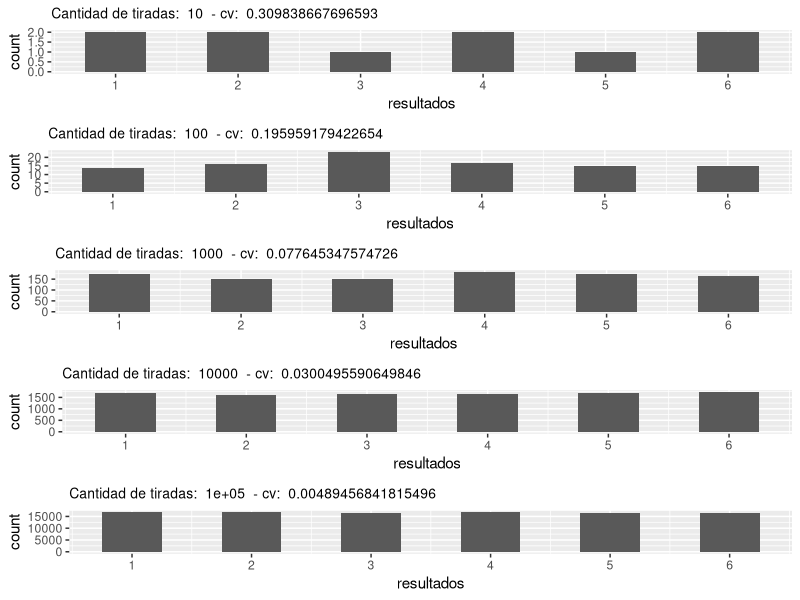
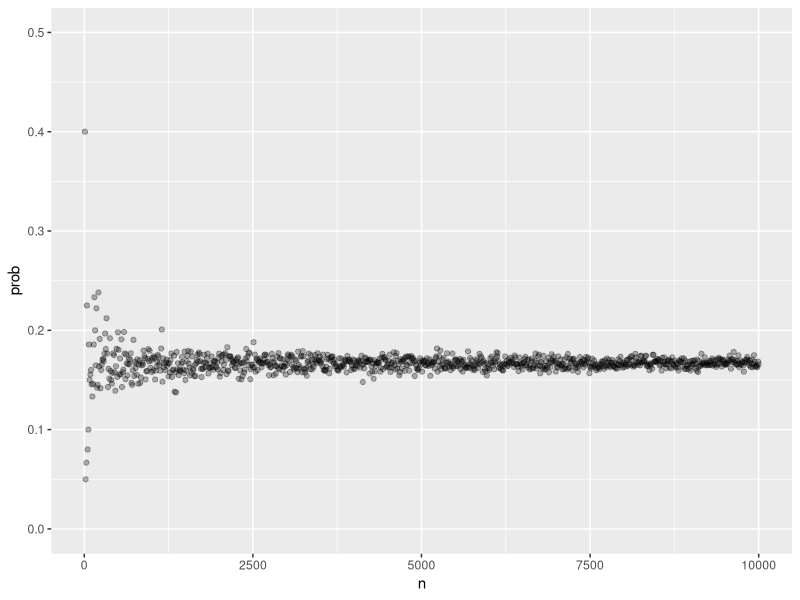
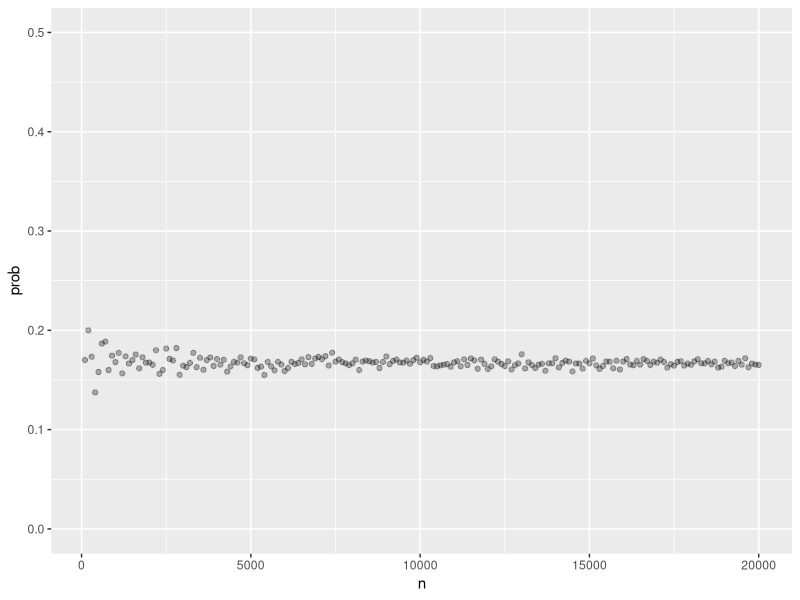
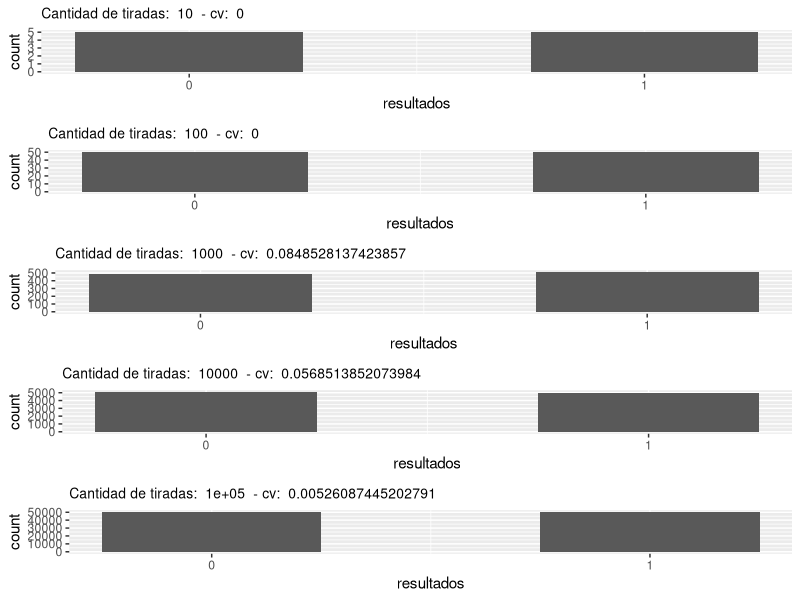
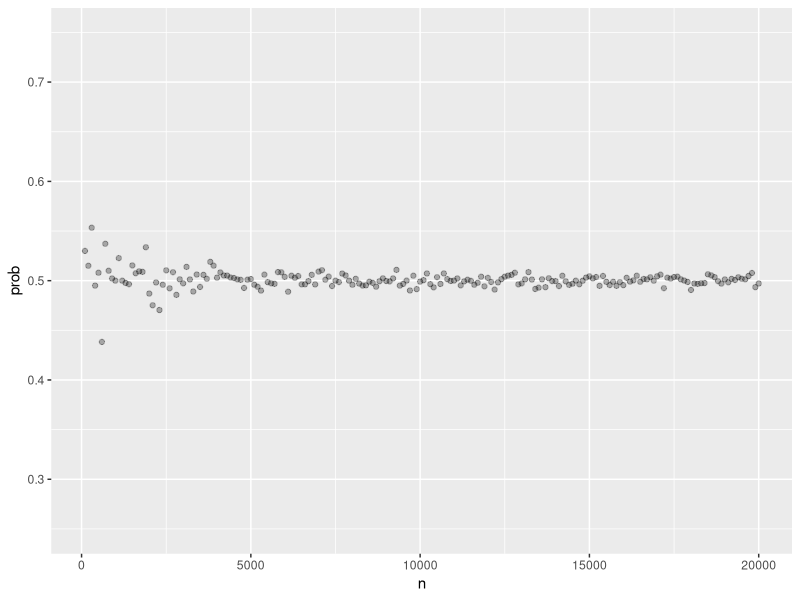

Generate these figures, in order, with R:
## ---- chunk 1
library(tidyverse)
library(ggplot2)
library(gridExtra)
## ---- chunk 2
bolitas <- rep(c("azul", "amarillo", "gris"), times = c(5, 3, 4))

# Solución utilizando simulación de montecarlo, repitiendo el evento 10,000 veces:
resultados <- replicate(10000, {
  sample(bolitas, 1)
  })

prop.table(table(resultados))
# Solución utilizando la función `mean()`:
paste("Cálculo teórico:", mean(bolitas == "azul"))
## ---- chunk 3
bolitas <- rep(c("azul", "amarillo", "gris"), times = c(5, 3, 4))

# Solución utilizando simulación de montecarlo, repitiendo el evento 10,000 veces:
resultados <- replicate(10000, {
  sample(bolitas, 1)
  })
prop.table(table(resultados))
prop.table(table(resultados))[1] + prop.table(table(resultados))[3]

paste("Cálculo teórico:", mean(bolitas != "azul"))
## ---- chunk 4
# Creamos las variables
azul <- 5
amarillo <- 3
gris <- 4

# Calculamos la probabilidad de que la primera bolita sea azul:
p1Azul <- azul / (azul + amarillo + gris)

# Calculamos la probabilidad de que la segunda sea azul:
p2Azul <- (azul - 1) / (azul - 1 + amarillo + gris)

# Calculamos el complemento porque piden que la segunda NO sea azul:
p2NoAzul <- 1 - p2Azul

# Calculamos lo que nos piden:
p1Azul * p2NoAzul
## ---- chunk 5
bolitas <- rep(c("azul", "amarillo", "gris"), times = c(5, 3, 4))
pares <- list()

resultados <- replicate(1000000, {
  pares <- append(pares,sample(bolitas, 2, replace = FALSE))
  pares
  })

mean(resultados[1,] == "azul" & resultados[2,] != "azul")
## ---- chunk 6
# Creamos las variables
azul <- 5
amarillo <- 3
gris <- 4

# Calculamos la probabilidad de que la primera bolita sea azul:
p1Azul <- azul / (azul + amarillo + gris)

# Calculamos primero la probabilidad de que la segunda sea azul:
p2Azul <- azul / (azul + amarillo + gris)

# Calculamos el complemento porque piden que la segunda NO sea azul:
p2NoAzul <- 1 - p2Azul

# Calculamos lo que nos piden:
p1Azul * p2NoAzul
## ---- chunk 7
bolitas <- rep(c("azul", "amarillo", "gris"), times = c(5, 3, 4))
pares <- list()

resultados <- replicate(10000, {
  pares <- append(pares,sample(bolitas, 2, replace = TRUE))
  pares
  })

mean(resultados[1,] == "azul" & resultados[2,] != "azul")
## ---- chunk 8
espacioMuestral <- rep(c(1, 2, 3, 4, 5, 6), times = c(1, 1, 1, 1, 1, 1))
experimentos <- 1:5
graficos <- list()
for (i in experimentos) {
  cantTiradas <- 10^i
  resultados <- replicate(cantTiradas, {
    sample(espacioMuestral, 1, replace = TRUE)
    })
  resultados <- tibble(resultados)
  cv <- sd(as.data.frame(table(resultados))$Freq)/(cantTiradas/6)
  graficos[[i]] <- ggplot(resultados, aes(resultados)) +
    geom_histogram(binwidth = 0.5 , center = 0) +
    scale_x_continuous(breaks = espacioMuestral) +
    ggtitle(paste("Cantidad de tiradas: ", cantTiradas, " - cv: ", as.character(cv))) + 
    theme(plot.title = element_text(size=10))
}
do.call("grid.arrange", c(graficos, nrow = 5)) 
## ---- chunk 9
probEventoMontecarlo <- function(espacioMuestral,evento,n) {
  resultado <- replicate(n, {
    evento == sample(espacioMuestral, 1)
    })
  mean(resultado)
}
## ---- chunk 10
repsExp <- seq(10,10000,10)
serie <- tibble(n = integer(), prob = double())
for (i in repsExp) {
  serie <- add_row(serie, n = i, prob = probEventoMontecarlo(c(1,2,3,4,5,6),1,i))
}
## ---- chunk 11
ggplot(serie, aes(x = n, y = prob)) + 
  geom_point(alpha = 0.3) +
  ylim(c(0,0.5))
## ---- chunk 12
repsExp2 <- seq(100,20000,100)
serie2 <- tibble(n = integer(), prob = double())
for (i in repsExp2) {
  serie2 <- add_row(serie2, n = i, prob = probEventoMontecarlo(c(1,2,3,4,5,6),1,i))
}
## ---- chunk 13
ggplot(serie2, aes(x = n, y = prob)) + 
  geom_point(alpha = 0.3) + 
  ylim(c(0,0.5))
## ---- chunk 14
espacioMuestral <- rep(c(0,1), times = c(1, 1))
experimentos <- 1:5
graficos <- list()
for (i in experimentos) {
  cantTiradas <- 10^i
  resultados <- replicate(cantTiradas, {
  sample(espacioMuestral, 1, replace = TRUE)
  })
  resultados <- tibble(resultados)
  cv <- sd(as.data.frame(table(resultados))$Freq)/(cantTiradas/6)
  graficos[[i]] <- ggplot(resultados, aes(resultados)) +
    geom_histogram(binwidth = 0.5 , center = 0) +
    scale_x_continuous(breaks = espacioMuestral) +
    ggtitle(paste("Cantidad de tiradas: ", cantTiradas, " - cv: ", as.character(cv))) + 
    theme(plot.title = element_text(size=10))
}
do.call("grid.arrange", c(graficos, nrow = 5)) 
## ---- chunk 15
repsExp3 <- seq(100,20000,100)
serie3 <- tibble(n = integer(), prob = double())
for (i in repsExp3) {
  serie3 <- add_row(serie3, n = i, prob = probEventoMontecarlo(c(1,2),1,i))
}
## ---- chunk 16
ggplot(serie3, aes(x = n, y = prob)) + 
  geom_point(alpha = 0.3) + 
  ylim(c(0.25,0.75))
